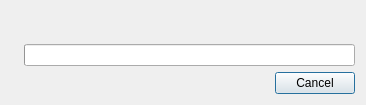
<?xml version="1.0" encoding="UTF-8"?>
<ui version="4.0">
 <class>BridgeDownloaderProgressDialog</class>
 <widget class="QDialog" name="BridgeDownloaderProgressDialog">
  <property name="geometry">
   <rect>
    <x>0</x>
    <y>0</y>
    <width>366</width>
    <height>105</height>
   </rect>
  </property>
  <property name="windowTitle">
   <string>Downloading Bridges</string>
  </property>
  <property name="windowIcon">
   <iconset resource="../res/vidalia.qrc">
    <normaloff>:/images/32x32/network-workgroup.png</normaloff>:/images/32x32/network-workgroup.png</iconset>
  </property>
  <property name="modal">
   <bool>true</bool>
  </property>
  <layout class="QGridLayout" name="gridLayout">
   <item row="0" column="0" rowspan="2">
    <widget class="QLabel" name="lblPixmap">
     <property name="text">
      <string/>
     </property>
     <property name="pixmap">
      <pixmap resource="../res/vidalia.qrc">:/images/48x48/network-workgroup.png</pixmap>
     </property>
    </widget>
   </item>
   <item row="0" column="1">
    <widget class="QLabel" name="lblStatus">
     <property name="text">
      <string/>
     </property>
     <property name="wordWrap">
      <bool>true</bool>
     </property>
    </widget>
   </item>
   <item row="1" column="1">
    <widget class="QProgressBar" name="progressBar">
     <property name="value">
      <number>0</number>
     </property>
     <property name="textVisible">
      <bool>false</bool>
     </property>
     <property name="format">
      <string/>
     </property>
    </widget>
   </item>
   <item row="2" column="0" colspan="2">
    <widget class="QDialogButtonBox" name="buttonBox">
     <property name="orientation">
      <enum>Qt::Horizontal</enum>
     </property>
     <property name="standardButtons">
      <set>QDialogButtonBox::Cancel</set>
     </property>
    </widget>
   </item>
  </layout>
 </widget>
 <resources>
  <include location="../res/vidalia.qrc"/>
 </resources>
 <connections/>
</ui>
